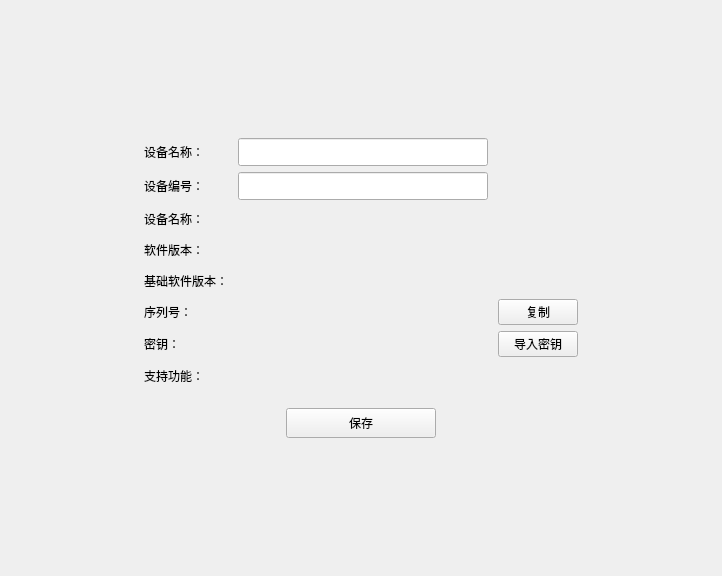
<?xml version="1.0" encoding="UTF-8"?>
<ui version="4.0">
 <class>dlg_deviceInfo</class>
 <widget class="QWidget" name="dlg_deviceInfo">
  <property name="geometry">
   <rect>
    <x>0</x>
    <y>0</y>
    <width>722</width>
    <height>576</height>
   </rect>
  </property>
  <property name="windowTitle">
   <string>dlg_deviceInfo</string>
  </property>
  <layout class="QVBoxLayout" name="verticalLayout" stretch="0,0,0,0">
   <property name="spacing">
    <number>20</number>
   </property>
   <item>
    <spacer name="verticalSpacer">
     <property name="orientation">
      <enum>Qt::Vertical</enum>
     </property>
     <property name="sizeHint" stdset="0">
      <size>
       <width>20</width>
       <height>40</height>
      </size>
     </property>
    </spacer>
   </item>
   <item>
    <layout class="QHBoxLayout" name="horizontalLayout_2">
     <item>
      <spacer name="horizontalSpacer">
       <property name="orientation">
        <enum>Qt::Horizontal</enum>
       </property>
       <property name="sizeHint" stdset="0">
        <size>
         <width>40</width>
         <height>20</height>
        </size>
       </property>
      </spacer>
     </item>
     <item>
      <layout class="QGridLayout" name="gridLayout_2">
       <property name="horizontalSpacing">
        <number>10</number>
       </property>
       <item row="7" column="1">
        <widget class="QLabel" name="lab_support_2">
         <property name="minimumSize">
          <size>
           <width>217</width>
           <height>25</height>
          </size>
         </property>
         <property name="maximumSize">
          <size>
           <width>120</width>
           <height>25</height>
          </size>
         </property>
         <property name="text">
          <string/>
         </property>
        </widget>
       </item>
       <item row="4" column="1">
        <widget class="QLabel" name="lab_baseSoftVersion_2">
         <property name="minimumSize">
          <size>
           <width>217</width>
           <height>25</height>
          </size>
         </property>
         <property name="maximumSize">
          <size>
           <width>120</width>
           <height>25</height>
          </size>
         </property>
         <property name="text">
          <string/>
         </property>
        </widget>
       </item>
       <item row="0" column="1">
        <widget class="QLineEdit" name="ledt_deviceInfo_2">
         <property name="styleSheet">
          <string notr="true">QLineEdit
{
	height:22px;
}</string>
         </property>
        </widget>
       </item>
       <item row="6" column="0">
        <widget class="QLabel" name="label_10">
         <property name="minimumSize">
          <size>
           <width>80</width>
           <height>0</height>
          </size>
         </property>
         <property name="text">
          <string>密钥：</string>
         </property>
        </widget>
       </item>
       <item row="1" column="1">
        <widget class="QLineEdit" name="ledt_deviceNumber_2">
         <property name="styleSheet">
          <string notr="true">QLineEdit
{
	height:22px;
}</string>
         </property>
        </widget>
       </item>
       <item row="7" column="0">
        <widget class="QLabel" name="label_11">
         <property name="minimumSize">
          <size>
           <width>80</width>
           <height>0</height>
          </size>
         </property>
         <property name="text">
          <string>支持功能：</string>
         </property>
        </widget>
       </item>
       <item row="2" column="0">
        <widget class="QLabel" name="label_5">
         <property name="minimumSize">
          <size>
           <width>80</width>
           <height>0</height>
          </size>
         </property>
         <property name="text">
          <string>设备名称：</string>
         </property>
        </widget>
       </item>
       <item row="1" column="0">
        <widget class="QLabel" name="label_12">
         <property name="minimumSize">
          <size>
           <width>80</width>
           <height>0</height>
          </size>
         </property>
         <property name="text">
          <string>设备编号：</string>
         </property>
        </widget>
       </item>
       <item row="0" column="0">
        <widget class="QLabel" name="label_14">
         <property name="minimumSize">
          <size>
           <width>80</width>
           <height>0</height>
          </size>
         </property>
         <property name="text">
          <string>设备名称：</string>
         </property>
        </widget>
       </item>
       <item row="5" column="1">
        <widget class="QLabel" name="lab_serizeNumber_2">
         <property name="minimumSize">
          <size>
           <width>142</width>
           <height>25</height>
          </size>
         </property>
         <property name="maximumSize">
          <size>
           <width>120</width>
           <height>25</height>
          </size>
         </property>
         <property name="text">
          <string/>
         </property>
        </widget>
       </item>
       <item row="4" column="0">
        <widget class="QLabel" name="label_13">
         <property name="minimumSize">
          <size>
           <width>80</width>
           <height>0</height>
          </size>
         </property>
         <property name="text">
          <string>基础软件版本：</string>
         </property>
        </widget>
       </item>
       <item row="5" column="2">
        <widget class="QPushButton" name="pushButton_2">
         <property name="text">
          <string>复制</string>
         </property>
        </widget>
       </item>
       <item row="5" column="0">
        <widget class="QLabel" name="label_16">
         <property name="minimumSize">
          <size>
           <width>80</width>
           <height>0</height>
          </size>
         </property>
         <property name="text">
          <string>序列号：</string>
         </property>
        </widget>
       </item>
       <item row="2" column="1">
        <widget class="QLabel" name="lab_sbxh_2">
         <property name="minimumSize">
          <size>
           <width>217</width>
           <height>25</height>
          </size>
         </property>
         <property name="maximumSize">
          <size>
           <width>120</width>
           <height>25</height>
          </size>
         </property>
         <property name="styleSheet">
          <string notr="true"/>
         </property>
         <property name="text">
          <string/>
         </property>
        </widget>
       </item>
       <item row="3" column="1">
        <widget class="QLabel" name="lab_softVersion_2">
         <property name="minimumSize">
          <size>
           <width>250</width>
           <height>25</height>
          </size>
         </property>
         <property name="maximumSize">
          <size>
           <width>250</width>
           <height>25</height>
          </size>
         </property>
         <property name="styleSheet">
          <string notr="true"/>
         </property>
         <property name="text">
          <string/>
         </property>
        </widget>
       </item>
       <item row="3" column="0">
        <widget class="QLabel" name="label_15">
         <property name="minimumSize">
          <size>
           <width>80</width>
           <height>0</height>
          </size>
         </property>
         <property name="text">
          <string>软件版本：</string>
         </property>
        </widget>
       </item>
       <item row="6" column="2">
        <widget class="QPushButton" name="btn_loadSecret">
         <property name="text">
          <string>导入密钥</string>
         </property>
        </widget>
       </item>
      </layout>
     </item>
     <item>
      <spacer name="horizontalSpacer_2">
       <property name="orientation">
        <enum>Qt::Horizontal</enum>
       </property>
       <property name="sizeHint" stdset="0">
        <size>
         <width>40</width>
         <height>20</height>
        </size>
       </property>
      </spacer>
     </item>
    </layout>
   </item>
   <item>
    <layout class="QHBoxLayout" name="horizontalLayout_4">
     <item>
      <spacer name="horizontalSpacer_3">
       <property name="orientation">
        <enum>Qt::Horizontal</enum>
       </property>
       <property name="sizeHint" stdset="0">
        <size>
         <width>40</width>
         <height>20</height>
        </size>
       </property>
      </spacer>
     </item>
     <item>
      <widget class="QPushButton" name="btn_save">
       <property name="minimumSize">
        <size>
         <width>150</width>
         <height>30</height>
        </size>
       </property>
       <property name="text">
        <string>保存</string>
       </property>
      </widget>
     </item>
     <item>
      <spacer name="horizontalSpacer_4">
       <property name="orientation">
        <enum>Qt::Horizontal</enum>
       </property>
       <property name="sizeHint" stdset="0">
        <size>
         <width>40</width>
         <height>20</height>
        </size>
       </property>
      </spacer>
     </item>
    </layout>
   </item>
   <item>
    <spacer name="verticalSpacer_2">
     <property name="orientation">
      <enum>Qt::Vertical</enum>
     </property>
     <property name="sizeHint" stdset="0">
      <size>
       <width>20</width>
       <height>40</height>
      </size>
     </property>
    </spacer>
   </item>
  </layout>
 </widget>
 <layoutdefault spacing="6" margin="11"/>
 <resources/>
 <connections/>
</ui>
